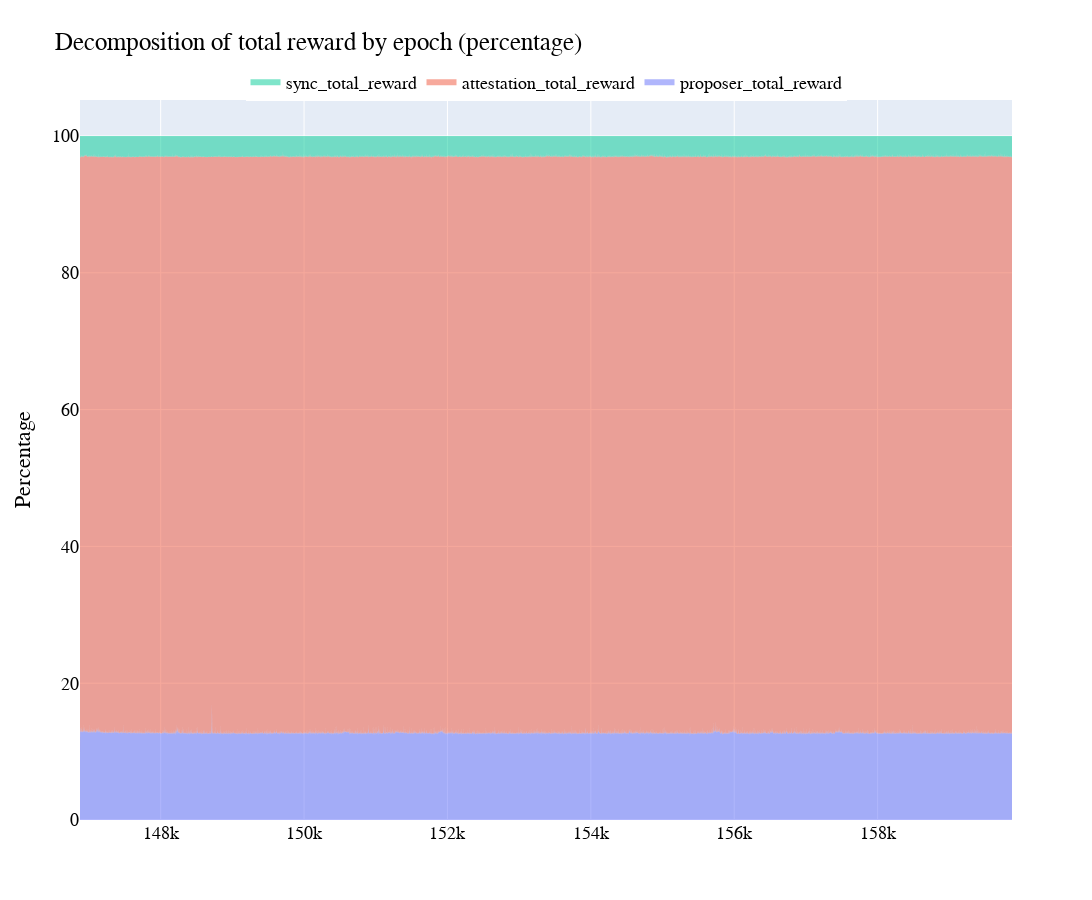

Source (notebook cell):
### Code cell
import pandas as pd
import plotly.graph_objects as go

# Sample data (replace with your data)
df =data.copy()

# Get columns that end with '_reward' but exclude 'final_total_reward'
reward_columns = [col for col in df.columns if col.endswith('_reward') and col != 'final_total_reward']

# Compute total reward for each date excluding 'final_total_reward'
df['total_reward_excluding_final'] = df[reward_columns].sum(axis=1)

# Convert each reward column to a percentage of the total reward excluding 'final_total_reward'
for col in reward_columns:
    df[col] = (df[col] / df['total_reward_excluding_final']) * 100

# Create a Plotly figure
fig = go.Figure()

# Add traces for each reward column in percentage
for col in reward_columns:
    fig.add_trace(go.Scatter(x=df['epoch'], y=df[col], mode='none', stackgroup='one', groupnorm='percent', name=col))
# Label y-axis as percentage for each subplot
fig.update_yaxes(title='Percentage')
    
fig.update_layout(
    font=dict(family="Courier New, monospace", size=18, color="black"),
    title_text=f"Decomposition of total reward by epoch (percentage)",
    showlegend=True,
    legend=dict(
        y=1.05,            # Adjusts the y position
        x=0.5,            # Adjusts the x position
        xanchor='center', # Anchor the x position
        yanchor='top',    # Anchor the y position
        orientation='h'   # Horizontal orientation
    ),
    width=1600,  # width in pixels
    height=900 # height in pixels
)

# Show figure
fig.show()

### Figure 1 — Plotly figure (JSON) as saved in the notebook; plotly's stock layout.template omitted (floating-point values rounded to 4 significant figures; data arrays with more than 128 entries replaced by an {"elided": "..."} marker saying what was removed)
{"data": [{"groupnorm": "percent", "mode": "none", "name": "proposer_total_reward", "stackgroup": "one", "type": "scatter", "x": {"elided": "13000 int values"}, "y": {"elided": "13000 float values"}}, {"groupnorm": "percent", "mode": "none", "name": "attestation_total_reward", "stackgroup": "one", "type": "scatter", "x": {"elided": "13000 int values"}, "y": {"elided": "13000 float values"}}, {"groupnorm": "percent", "mode": "none", "name": "sync_total_reward", "stackgroup": "one", "type": "scatter", "x": {"elided": "13000 int values"}, "y": {"elided": "13000 float values"}}], "layout": {"font": {"color": "black", "family": "Courier New, monospace", "size": 18}, "height": 900, "legend": {"orientation": "h", "x": 0.5, "xanchor": "center", "y": 1.05, "yanchor": "top"}, "showlegend": true, "title": {"text": "Decomposition of total reward by epoch (percentage)"}, "width": 1600, "yaxis": {"title": {"text": "Percentage"}}}}
